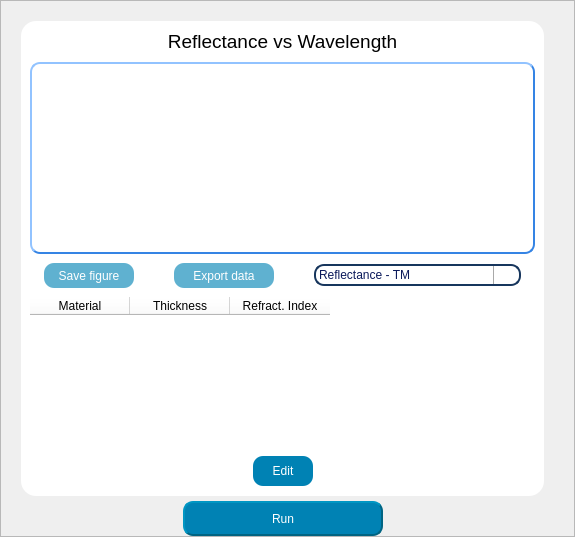
            <widget class="QFrame" name="graphics_frame">
             <property name="sizePolicy">
              <sizepolicy hsizetype="Expanding" vsizetype="Preferred">
               <horstretch>0</horstretch>
               <verstretch>0</verstretch>
              </sizepolicy>
             </property>
             <property name="styleSheet">
              <string notr="true"/>
             </property>
             <property name="frameShape">
              <enum>QFrame::StyledPanel</enum>
             </property>
             <property name="frameShadow">
              <enum>QFrame::Raised</enum>
             </property>
             <layout class="QVBoxLayout" name="verticalLayout_35">
              <property name="spacing">
               <number>5</number>
              </property>
              <property name="leftMargin">
               <number>20</number>
              </property>
              <property name="topMargin">
               <number>20</number>
              </property>
              <property name="rightMargin">
               <number>30</number>
              </property>
              <property name="bottomMargin">
               <number>0</number>
              </property>
              <item>
               <widget class="QFrame" name="grafico1_4">
                <property name="styleSheet">
                 <string notr="true">background-color: rgb(255, 255, 255);
border-radius:15px;</string>
                </property>
                <property name="frameShape">
                 <enum>QFrame::StyledPanel</enum>
                </property>
                <property name="frameShadow">
                 <enum>QFrame::Raised</enum>
                </property>
                <layout class="QVBoxLayout" name="verticalLayout_36">
                 <property name="spacing">
                  <number>9</number>
                 </property>
                 <property name="leftMargin">
                  <number>9</number>
                 </property>
                 <property name="rightMargin">
                  <number>9</number>
                 </property>
                 <property name="bottomMargin">
                  <number>10</number>
                 </property>
                 <item>
                  <widget class="QLabel" name="title_graphs_fiber">
                   <property name="font">
                    <font>
                     <family>Ubuntu</family>
                     <pointsize>14</pointsize>
                     <italic>false</italic>
                     <bold>false</bold>
                    </font>
                   </property>
                   <property name="styleSheet">
                    <string notr="true">background: transparent;
font: 500 14pt &quot;Ubuntu&quot;;</string>
                   </property>
                   <property name="text">
                    <string>&lt;html&gt;&lt;head/&gt;&lt;body&gt;&lt;p&gt;&lt;span style=&quot; color:#000000;&quot;&gt;Reflectance vs Wavelength&lt;/span&gt;&lt;/p&gt;&lt;/body&gt;&lt;/html&gt;</string>
                   </property>
                   <property name="alignment">
                    <set>Qt::AlignCenter</set>
                   </property>
                  </widget>
                 </item>
                 <item>
                  <widget class="QGraphicsView" name="graphicsView_fiber">
                   <property name="sizePolicy">
                    <sizepolicy hsizetype="Preferred" vsizetype="Expanding">
                     <horstretch>0</horstretch>
                     <verstretch>0</verstretch>
                    </sizepolicy>
                   </property>
                   <property name="styleSheet">
                    <string notr="true">
	border-style: outset;
border-color: rgb(53, 132, 228);
	border-width: 2px;
	border-radius:10px;</string>
                   </property>
                  </widget>
                 </item>
                 <item>
                  <layout class="QHBoxLayout" name="horizontalLayout_53">
                   <property name="spacing">
                    <number>0</number>
                   </property>
                   <item>
                    <spacer name="horizontalSpacer_98">
                     <property name="orientation">
                      <enum>Qt::Horizontal</enum>
                     </property>
                     <property name="sizeHint" stdset="0">
                      <size>
                       <width>14</width>
                       <height>17</height>
                      </size>
                     </property>
                    </spacer>
                   </item>
                   <item>
                    <widget class="QPushButton" name="btn_save_graph_4">
                     <property name="minimumSize">
                      <size>
                       <width>90</width>
                       <height>25</height>
                      </size>
                     </property>
                     <property name="maximumSize">
                      <size>
                       <width>120</width>
                       <height>25</height>
                      </size>
                     </property>
                     <property name="styleSheet">
                      <string notr="true">QPushButton{
font: 400 11pt &quot;Ubuntu&quot;;
	color: rgb(255, 255,255);
	background-color: rgba(0, 130, 180,160);
	border-color: rgba(0, 100, 130,160);
	border-width: 2px;
	border-radius:10px;
}

QPushButton:hover{
	background-color: rgb(0, 130, 180);
	width: 40;
	height: 35;
}</string>
                     </property>
                     <property name="text">
                      <string>Save figure</string>
                     </property>
                    </widget>
                   </item>
                   <item>
                    <spacer name="horizontalSpacer_99">
                     <property name="orientation">
                      <enum>Qt::Horizontal</enum>
                     </property>
                     <property name="sizeType">
                      <enum>QSizePolicy::Preferred</enum>
                     </property>
                     <property name="sizeHint" stdset="0">
                      <size>
                       <width>40</width>
                       <height>0</height>
                      </size>
                     </property>
                    </spacer>
                   </item>
                   <item>
                    <widget class="QPushButton" name="btn_export_data_4">
                     <property name="minimumSize">
                      <size>
                       <width>100</width>
                       <height>25</height>
                      </size>
                     </property>
                     <property name="maximumSize">
                      <size>
                       <width>120</width>
                       <height>25</height>
                      </size>
                     </property>
                     <property name="styleSheet">
                      <string notr="true">QPushButton{
	font: 400 11pt &quot;Ubuntu&quot;;
	color: rgb(255, 255,255);
		background-color: rgba(0, 130, 180,160);
	border-color: rgba(0, 100, 130,160);
	border-width: 2px;
	border-radius:10px;
}

QPushButton:hover{
	background-color: rgb(0, 130, 180);
	width: 40;
	height: 35;
}</string>
                     </property>
                     <property name="text">
                      <string>Export data</string>
                     </property>
                    </widget>
                   </item>
                   <item>
                    <spacer name="horizontalSpacer_2">
                     <property name="orientation">
                      <enum>Qt::Horizontal</enum>
                     </property>
                     <property name="sizeHint" stdset="0">
                      <size>
                       <width>40</width>
                       <height>20</height>
                      </size>
                     </property>
                    </spacer>
                   </item>
                   <item>
                    <widget class="QComboBox" name="select_chart">
                     <property name="minimumSize">
                      <size>
                       <width>180</width>
                       <height>0</height>
                      </size>
                     </property>
                     <property name="styleSheet">
                      <string notr="true">QComboBox::drop-down {
    width: 25;
    border-left-width: 1px;
    border-left-color: darkgray;
    border-left-style: solid; /* just a single line */
    border-top-right-radius: 3px; /* same radius as the QComboBox */
    border-bottom-right-radius: 3px;
}

QComboBox
{
 padding: 1px 18px 1px 3px;
color: rgb(10, 25, 90);
font: 700 12pt &quot;Ubuntu&quot;;
 border: 2px solid;
border-color: #FF17365D;
background-color: rgba(255, 255, 255,210);
border-radius:10px;
}
QComboBox::down-arrow { /* shift the arrow when popup is open */
    top: 1px;
	image: url(:/icons/icons/arrow-down.png);
    left: 1px;
}</string>
                     </property>
                     <item>
                      <property name="text">
                       <string>Reflectance - TM</string>
                      </property>
                     </item>
                     <item>
                      <property name="text">
                       <string>Reflectance - TE</string>
                      </property>
                     </item>
                     <item>
                      <property name="text">
                       <string>FWHM - TM</string>
                      </property>
                     </item>
                     <item>
                      <property name="text">
                       <string>FWHM - TE</string>
                      </property>
                     </item>
                     <item>
                      <property name="text">
                       <string>Reflectance vs. Analyte - TM</string>
                      </property>
                     </item>
                     <item>
                      <property name="text">
                       <string>Reflectance vs. Analyte - TE</string>
                      </property>
                     </item>
                     <item>
                      <property name="text">
                       <string>Sensibility - TM</string>
                      </property>
                     </item>
                     <item>
                      <property name="text">
                       <string>Sensibility - TE</string>
                      </property>
                     </item>
                     <item>
                      <property name="text">
                       <string>Quality Factor - TM</string>
                      </property>
                     </item>
                     <item>
                      <property name="text">
                       <string>Quality Factor - TE</string>
                      </property>
                     </item>
                    </widget>
                   </item>
                   <item>
                    <spacer name="horizontalSpacer_100">
                     <property name="orientation">
                      <enum>Qt::Horizontal</enum>
                     </property>
                     <property name="sizeHint" stdset="0">
                      <size>
                       <width>14</width>
                       <height>17</height>
                      </size>
                     </property>
                    </spacer>
                   </item>
                  </layout>
                 </item>
                 <item>
                  <widget class="QTableWidget" name="tableWidget_fiber">
                   <property name="sizePolicy">
                    <sizepolicy hsizetype="Expanding" vsizetype="Fixed">
                     <horstretch>0</horstretch>
                     <verstretch>0</verstretch>
                    </sizepolicy>
                   </property>
                   <property name="minimumSize">
                    <size>
                     <width>400</width>
                     <height>150</height>
                    </size>
                   </property>
                   <property name="maximumSize">
                    <size>
                     <width>550</width>
                     <height>150</height>
                    </size>
                   </property>
                   <property name="styleSheet">
                    <string notr="true">font: 700 10pt &quot;Ubuntu&quot;;</string>
                   </property>
                   <property name="sizeAdjustPolicy">
                    <enum>QAbstractScrollArea::AdjustToContents</enum>
                   </property>
                   <property name="editTriggers">
                    <set>QAbstractItemView::NoEditTriggers</set>
                   </property>
                   <property name="verticalScrollMode">
                    <enum>QAbstractItemView::ScrollPerPixel</enum>
                   </property>
                   <property name="horizontalScrollMode">
                    <enum>QAbstractItemView::ScrollPerPixel</enum>
                   </property>
                   <property name="wordWrap">
                    <bool>true</bool>
                   </property>
                   <attribute name="horizontalHeaderStretchLastSection">
                    <bool>false</bool>
                   </attribute>
                   <column>
                    <property name="text">
                     <string>Material</string>
                    </property>
                   </column>
                   <column>
                    <property name="text">
                     <string>Thickness</string>
                    </property>
                   </column>
                   <column>
                    <property name="text">
                     <string>Refract. Index</string>
                    </property>
                   </column>
                  </widget>
                 </item>
                 <item>
                  <layout class="QHBoxLayout" name="horizontalLayout_54">
                   <item>
                    <spacer name="horizontalSpacer_101">
                     <property name="orientation">
                      <enum>Qt::Horizontal</enum>
                     </property>
                     <property name="sizeHint" stdset="0">
                      <size>
                       <width>40</width>
                       <height>20</height>
                      </size>
                     </property>
                    </spacer>
                   </item>
                   <item>
                    <widget class="QPushButton" name="btn_edit_layers_3">
                     <property name="sizePolicy">
                      <sizepolicy hsizetype="Minimum" vsizetype="Preferred">
                       <horstretch>0</horstretch>
                       <verstretch>0</verstretch>
                      </sizepolicy>
                     </property>
                     <property name="minimumSize">
                      <size>
                       <width>60</width>
                       <height>30</height>
                      </size>
                     </property>
                     <property name="styleSheet">
                      <string notr="true">QPushButton{
	font: 400 11pt &quot;Ubuntu&quot;;
	color: rgb(255, 255,255);
	background-color: rgb(0, 130, 180);
	border-color: rgb(0, 100, 130);
	border-width: 2px;
	border-radius:10px;
}

QPushButton:hover{
	background-color: rgb(200, 200, 70);
	border-color: rgb(0, 120, 40);
	width: 40;
	height: 35;
}</string>
                     </property>
                     <property name="text">
                      <string>Edit</string>
                     </property>
                    </widget>
                   </item>
                   <item>
                    <spacer name="horizontalSpacer_103">
                     <property name="orientation">
                      <enum>Qt::Horizontal</enum>
                     </property>
                     <property name="sizeHint" stdset="0">
                      <size>
                       <width>40</width>
                       <height>20</height>
                      </size>
                     </property>
                    </spacer>
                   </item>
                  </layout>
                 </item>
                </layout>
               </widget>
              </item>
              <item>
               <layout class="QHBoxLayout" name="horizontalLayout_55">
                <property name="spacing">
                 <number>0</number>
                </property>
                <item>
                 <spacer name="horizontalSpacer_104">
                  <property name="orientation">
                   <enum>Qt::Horizontal</enum>
                  </property>
                  <property name="sizeHint" stdset="0">
                   <size>
                    <width>14</width>
                    <height>23</height>
                   </size>
                  </property>
                 </spacer>
                </item>
                <item>
                 <widget class="QPushButton" name="btn_run_4">
                  <property name="sizePolicy">
                   <sizepolicy hsizetype="Preferred" vsizetype="Preferred">
                    <horstretch>0</horstretch>
                    <verstretch>0</verstretch>
                   </sizepolicy>
                  </property>
                  <property name="minimumSize">
                   <size>
                    <width>200</width>
                    <height>35</height>
                   </size>
                  </property>
                  <property name="maximumSize">
                   <size>
                    <width>250</width>
                    <height>40</height>
                   </size>
                  </property>
                  <property name="styleSheet">
                   <string notr="true">QPushButton{
	
	font: 400 14pt &quot;Ubuntu&quot;;
	color: rgb(255, 255,255);
	background-color: rgb(0, 130, 180);
	border-color: rgb(0, 100, 130);
	border-style: outset;
	border-width: 2px;
	border-radius:10px;
}

QPushButton:hover{
	background-color: rgb(00, 140, 70);
	border-color: rgb(0, 120, 40);

}</string>
                  </property>
                  <property name="text">
                   <string>Run</string>
                  </property>
                  <property name="icon">
                   <iconset resource="icons_.qrc">
                    <normaloff>:/icons/icons/configuracoes.png</normaloff>:/icons/icons/configuracoes.png</iconset>
                  </property>
                  <property name="iconSize">
                   <size>
                    <width>20</width>
                    <height>20</height>
                   </size>
                  </property>
                 </widget>
                </item>
                <item>
                 <spacer name="horizontalSpacer_105">
                  <property name="orientation">
                   <enum>Qt::Horizontal</enum>
                  </property>
                  <property name="sizeHint" stdset="0">
                   <size>
                    <width>14</width>
                    <height>23</height>
                   </size>
                  </property>
                 </spacer>
                </item>
               </layout>
              </item>
             </layout>
            </widget>
